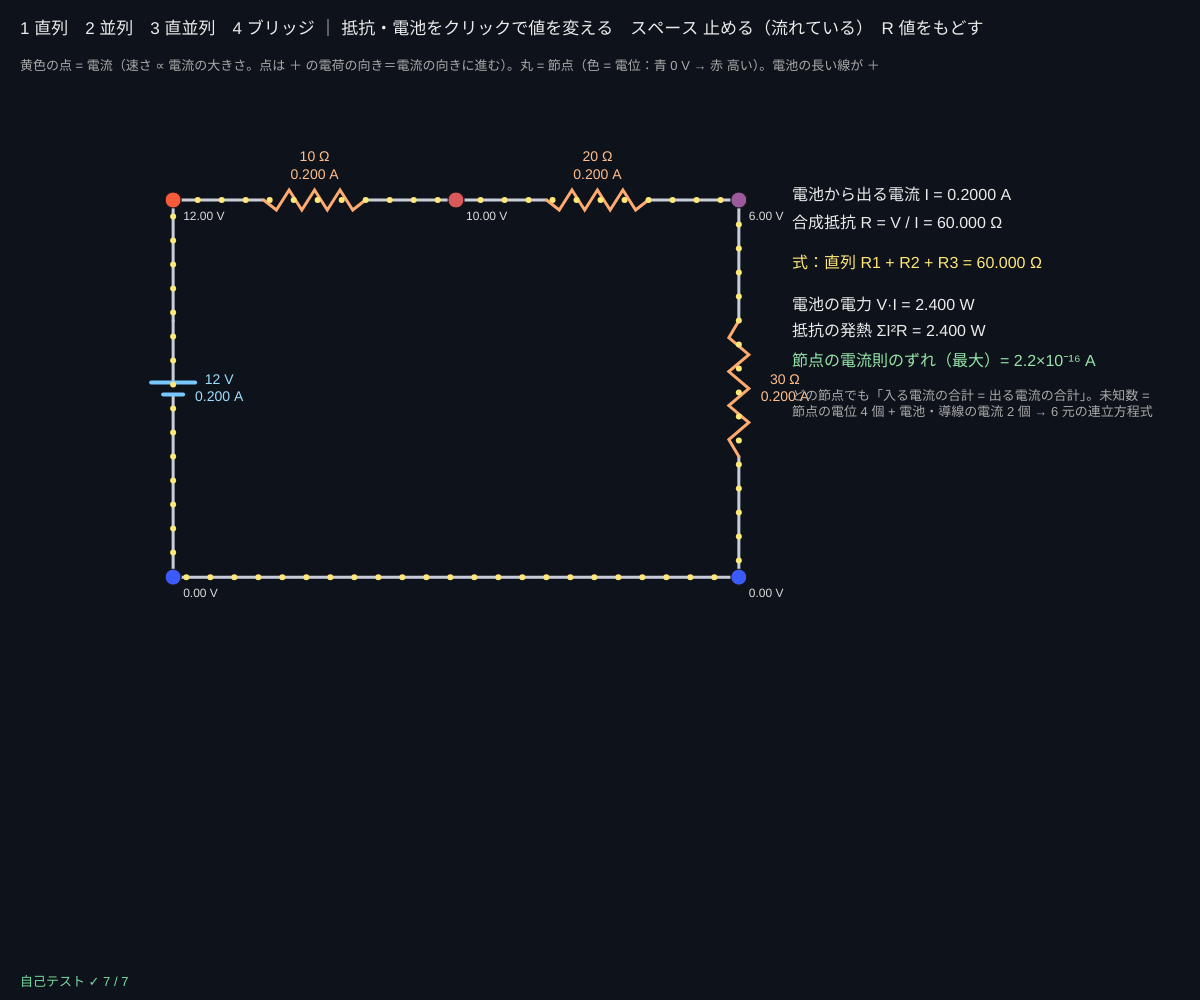
Frame 1 (no input)
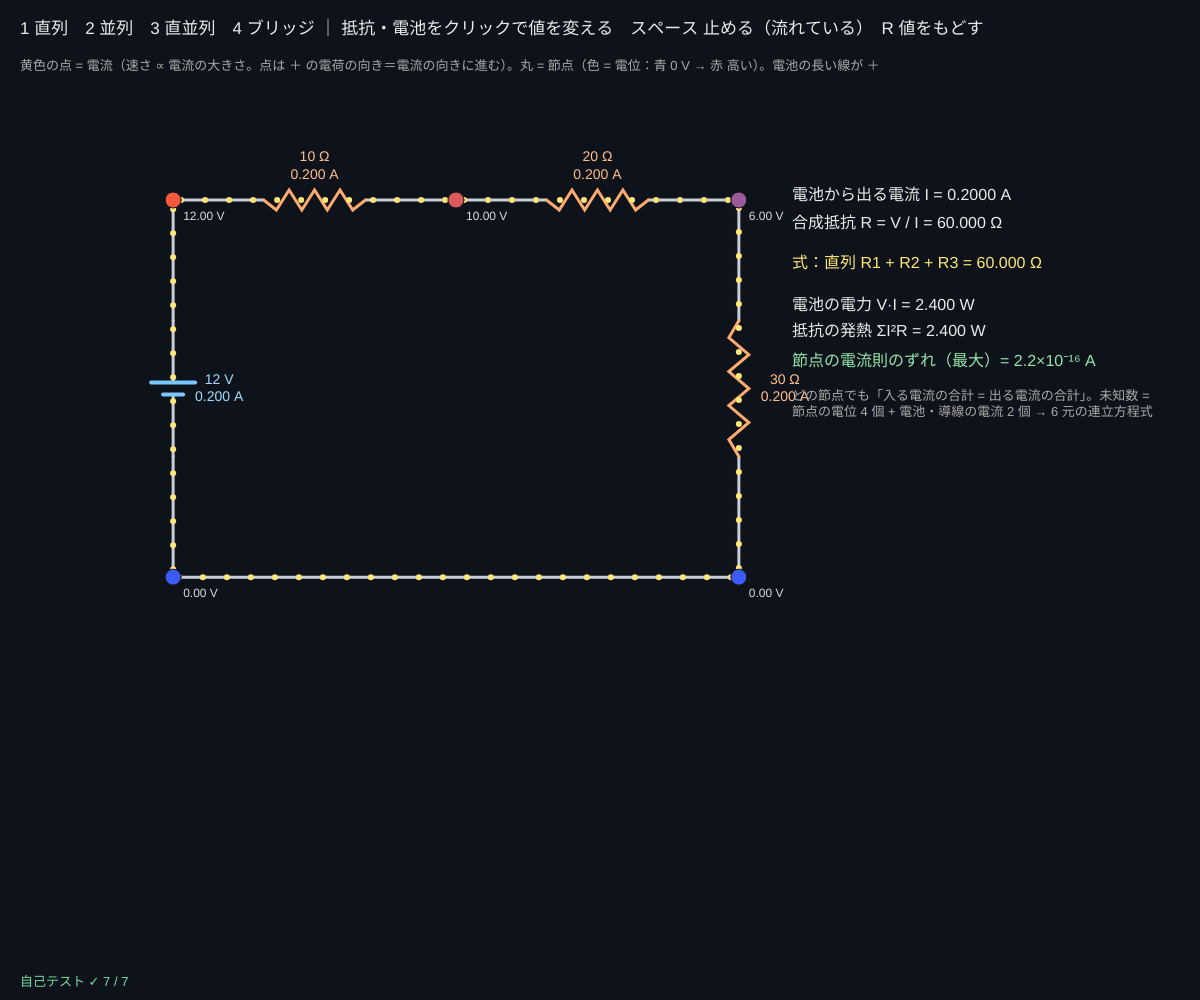
Frame 60 (no input)
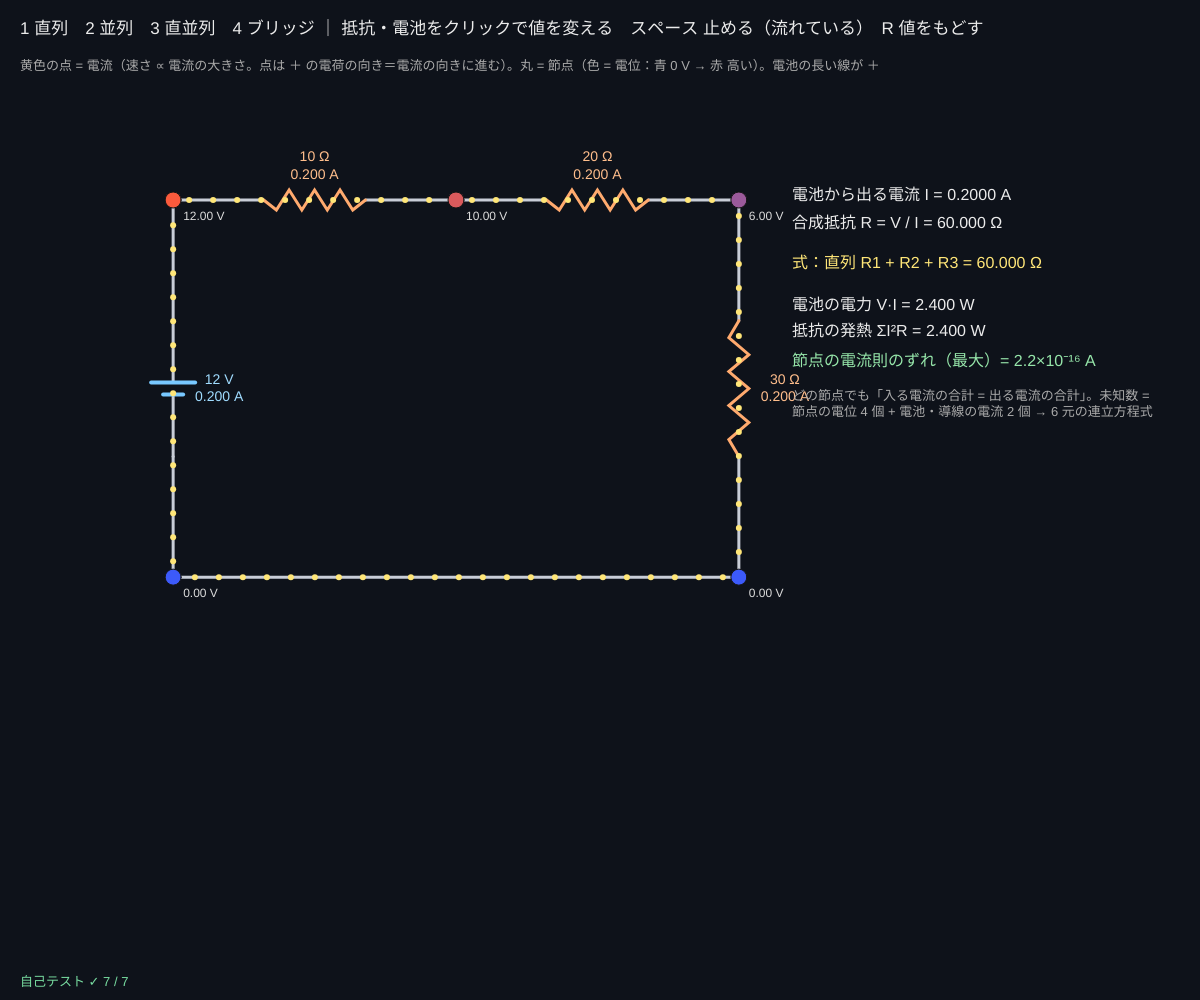
Frame 120 (the mouse pressed at the canvas centre since frame 60)

The p5.js sketch that drew these frames (run headless with seeded random() and noise() and a simulated clock; from frame 60 on, the mouse is pressed at the canvas centre):

// p5.js sketch
// ── sketch.js
// ============================================
// 04 直流回路とキルヒホッフの法則 ─ 回路を「連立方程式」で解く（節点解析）
// 各点（節点）で 入る電流 = 出る電流（キルヒホッフの電流則）、電池は 2 点の電位差を決める。
// これを行列の連立方程式にして毎フレーム解き（ガウスの消去法）、電流を点の流れ、電位を色で描く
// 1〜4 = 回路 / 抵抗をクリック = 抵抗値を変える / 電池をクリック = 電圧を変える / スペース = 止める / R = 値をもどす
// ============================================

const RVALS = [5, 10, 20, 30, 40, 50, 100];   // ★ クリックで切りかわる抵抗値 [Ω]
const VVALS = [3, 6, 8, 9, 12];                // ★ 電池の電圧 [V]
const DOT_SPEED = 160;                         // ★ 点の速さ：1 A で 1 秒に何 px 進むか
let circuit, sol, preset = 1, paused = false, UNIT = 90, ox = 120, oy = 190;

// 回路：要素 = { t: 'R' 抵抗 / 'V' 電池（p1 が −、p2 が ＋）/ 'W' 導線, p1, p2（格子の座標）, v（Ω か V）}
function makeCircuit(n) {
  let E = (t, x1, y1, x2, y2, v) => ({ t, p1: [x1, y1], p2: [x2, y2], v, ph: 0 });
  if (n === 1) return [E('V', 0, 4, 0, 0, 12), E('R', 0, 0, 3, 0, 10), E('R', 3, 0, 6, 0, 20), E('R', 6, 0, 6, 4, 30), E('W', 6, 4, 0, 4)];
  if (n === 2) return [E('V', 0, 4, 0, 0, 8), E('W', 0, 0, 2, 0), E('W', 2, 0, 4, 0), E('W', 4, 0, 6, 0), E('W', 0, 4, 2, 4), E('W', 2, 4, 4, 4), E('W', 4, 4, 6, 4),
    E('R', 2, 0, 2, 4, 10), E('R', 4, 0, 4, 4, 40), E('R', 6, 0, 6, 4, 20)];
  if (n === 3) return [E('V', 0, 4, 0, 0, 12), E('R', 0, 0, 3, 0, 20), E('R', 3, 0, 3, 4, 30), E('W', 3, 0, 6, 0), E('R', 6, 0, 6, 4, 30), E('W', 6, 4, 3, 4), E('W', 3, 4, 0, 4)];
  return [E('V', 0, 4, 0, 0, 12), E('W', 0, 0, 3, 0), E('W', 0, 4, 3, 4), E('R', 3, 0, 1.5, 2, 10), E('R', 3, 0, 4.5, 2, 20), E('R', 1.5, 2, 3, 4, 30), E('R', 4.5, 2, 3, 4, 50), E('R', 1.5, 2, 4.5, 2, 40)];
}

function setup() {
  createCanvas(windowWidth, windowHeight);
  UNIT = Math.min((width * 0.55) / 7, (height - 300) / 4.5); ox = 60 + UNIT * 1.2; oy = 200;
  circuit = makeCircuit(1); sol = solveCircuit(circuit);
  selfTest();
}

function draw() {
  background(14, 18, 26);
  sol = solveCircuit(circuit);                 // 毎フレーム解く（値を変えるとすぐ反映）
  let P = (p) => [ox + p[0] * UNIT, oy + p[1] * UNIT], Vmax = Math.max(1e-9, ...sol.V);
  circuit.forEach((e, k) => {
    let [x1, y1] = P(e.p1), [x2, y2] = P(e.p2), I = sol.I[k];
    drawElement(e, x1, y1, x2, y2);
    // 電流の点：p1 → p2 の向きに、速さ ∝ 電流
    if (!paused) e.ph = (e.ph + (I * DOT_SPEED * Math.min(deltaTime, 50)) / 1000) % 24;
    let L = Math.hypot(x2 - x1, y2 - y1);
    noStroke(); fill(255, 230, 120);
    if (Math.abs(I) > 1e-6) for (let s = ((e.ph % 24) + 24) % 24; s < L; s += 24) circle(x1 + ((x2 - x1) * s) / L, y1 + ((y2 - y1) * s) / L, 6);
    if (e.t !== 'W') {
      let mx = (x1 + x2) / 2, my = (y1 + y2) / 2, horiz = Math.abs(y2 - y1) < Math.abs(x2 - x1);
      fill(e.t === 'R' ? color(255, 190, 140) : color(160, 220, 255)); textSize(14); textAlign(CENTER, CENTER);
      text((e.t === 'R' ? e.v + ' Ω' : e.v + ' V') + '\n' + Math.abs(I).toFixed(3) + ' A', mx + (horiz ? 0 : 46), my + (horiz ? -34 : 0));
      textAlign(LEFT, BASELINE);
    }
  });
  // 節点：色 = 電位（青 0 V → 赤 最大）
  sol.nodes.forEach((p, i) => {
    let [x, y] = P(p), t = sol.V[i] / Vmax;
    stroke(20); strokeWeight(1); fill(60 + 190 * t, 90, 250 - 190 * t); circle(x, y, 16);
    noStroke(); fill(220); textSize(12); text(sol.V[i].toFixed(2) + ' V', x + 10, y + 20);
  });
  // ---- 右：数字
  let tx = width * 0.66, y = 200, bi = circuit.findIndex((e) => e.t === 'V'), Ib = sol.I[bi], Vb = circuit[bi].v;
  noStroke(); fill(235); textSize(16);
  text('電池から出る電流 I = ' + Ib.toFixed(4) + ' A', tx, y); y += 28;
  text('合成抵抗 R = V / I = ' + (Math.abs(Ib) > 1e-12 ? (Vb / Ib).toFixed(3) : '—') + ' Ω', tx, y); y += 28;
  fill(255, 230, 120); text(formulaText(), tx, y, width - tx - 16); y += 54;
  fill(235); text('電池の電力 V·I = ' + (Vb * Ib).toFixed(3) + ' W', tx, y); y += 26;
  text('抵抗の発熱 ΣI²R = ' + circuit.reduce((s, e, k) => s + (e.t === 'R' ? sol.I[k] * sol.I[k] * e.v : 0), 0).toFixed(3) + ' W', tx, y); y += 30;
  fill(150, 230, 170); text('節点の電流則のずれ（最大）= ' + sci(sol.kcl, 2) + ' A', tx, y); y += 24;
  fill(170); textSize(13);
  text('どの節点でも「入る電流の合計 = 出る電流の合計」。未知数 = 節点の電位 ' + (sol.nodes.length - 1) + ' 個 + 電池・導線の電流 ' + sol.nv + ' 個 → ' + sol.n + ' 元の連立方程式', tx, y, width - tx - 16);
  fill(235); textSize(17);
  text('1 直列　2 並列　3 直並列　4 ブリッジ ｜ 抵抗・電池をクリックで値を変える　スペース 止める（' + (paused ? '止めている' : '流れている') + '）　R 値をもどす', 20, 34);
  fill(170); textSize(13);
  text('黄色の点 = 電流（速さ ∝ 電流の大きさ。点は ＋ の電荷の向き＝電流の向きに進む）。丸 = 節点（色 = 電位：青 0 V → 赤 高い）。電池の長い線が ＋', 20, 60, width - 40);
  drawSelfTest(20, height - 14);
}

function formulaText() {
  let R = circuit.filter((e) => e.t === 'R').map((e) => e.v);
  if (preset === 1) return '式：直列 R1 + R2 + R3 = ' + (R[0] + R[1] + R[2]).toFixed(3) + ' Ω';
  if (preset === 2) return '式：並列 1 / (1/R1 + 1/R2 + 1/R3) = ' + (1 / (1 / R[0] + 1 / R[1] + 1 / R[2])).toFixed(3) + ' Ω';
  if (preset === 3) return '式：R1 + (R2 と R3 の並列) = ' + (R[0] + 1 / (1 / R[1] + 1 / R[2])).toFixed(3) + ' Ω';
  return 'ブリッジ：R1/R3 = R2/R4 のとき まん中（' + R[4] + ' Ω）に電流が流れない。いま R1/R3 = ' + (R[0] / R[2]).toFixed(3) + '、R2/R4 = ' + (R[1] / R[3]).toFixed(3);
}

function drawElement(e, x1, y1, x2, y2) {
  let L = Math.hypot(x2 - x1, y2 - y1), ux = (x2 - x1) / L, uy = (y2 - y1) / L, nx = -uy, ny = ux;
  stroke(200, 205, 215); strokeWeight(3); noFill();
  if (e.t === 'W') { line(x1, y1, x2, y2); return; }
  let a = L * 0.32, b = L * 0.68;
  line(x1, y1, x1 + ux * a, y1 + uy * a); line(x1 + ux * b, y1 + uy * b, x2, y2);
  if (e.t === 'R') {                           // ぎざぎざ（抵抗）
    stroke(255, 170, 110); beginShape();
    for (let i = 0; i <= 8; i++) { let s = a + ((b - a) * i) / 8, o = i === 0 || i === 8 ? 0 : i % 2 ? 10 : -10; vertex(x1 + ux * s + nx * o, y1 + uy * s + ny * o); }
    endShape();
  } else {                                     // 電池：短い線が −（p1 側）、長い線が ＋（p2 側）
    let m = L / 2;
    line(x1 + ux * a, y1 + uy * a, x1 + ux * (m - 6), y1 + uy * (m - 6)); line(x1 + ux * (m + 6), y1 + uy * (m + 6), x1 + ux * b, y1 + uy * b);
    stroke(120, 200, 255); strokeWeight(4);
    let c1 = [x1 + ux * (m - 6), y1 + uy * (m - 6)], c2 = [x1 + ux * (m + 6), y1 + uy * (m + 6)];
    line(c1[0] - nx * 10, c1[1] - ny * 10, c1[0] + nx * 10, c1[1] + ny * 10);
    line(c2[0] - nx * 22, c2[1] - ny * 22, c2[0] + nx * 22, c2[1] + ny * 22);
  }
}

function mousePressed() {
  let best = 16, hit = -1;
  circuit.forEach((e, k) => {
    if (e.t === 'W') return;
    let [x1, y1] = [ox + e.p1[0] * UNIT, oy + e.p1[1] * UNIT], [x2, y2] = [ox + e.p2[0] * UNIT, oy + e.p2[1] * UNIT];
    let d = distToSeg(mouseX, mouseY, x1, y1, x2, y2); if (d < best) { best = d; hit = k; }
  });
  if (hit < 0) return;
  let e = circuit[hit], list = e.t === 'R' ? RVALS : VVALS;
  e.v = list[(list.indexOf(e.v) + 1) % list.length];
}
function keyPressed() {
  if (key >= '1' && key <= '4') { preset = +key; circuit = makeCircuit(preset); }
  if (key === 'r' || key === 'R') circuit = makeCircuit(preset);
  if (key === ' ') paused = !paused;
}

// ---- 自己テスト：手で計算した電流と比べる
function selfTest() {
  selfTestResults = [];
  let s1 = solveCircuit(makeCircuit(1));
  check('直列 10 + 20 + 30 Ω、12 V → どこも 0.2 A', [1, 2, 3, 4].every((k) => near(Math.abs(s1.I[k]), 0.2, 1e-12)));
  let c2 = makeCircuit(2), s2 = solveCircuit(c2), ri = [7, 8, 9].map((k) => Math.abs(s2.I[k]));
  check('並列 10・40・20 Ω、8 V → 0.8・0.2・0.4 A、合成 5.714 Ω', near(ri[0], 0.8, 1e-12) && near(ri[1], 0.2, 1e-12) && near(ri[2], 0.4, 1e-12) && near(8 / Math.abs(s2.I[0]), 1 / (1 / 10 + 1 / 40 + 1 / 20), 1e-9));
  let c4 = makeCircuit(4); c4[3].v = 10; c4[4].v = 20; c4[5].v = 30; c4[6].v = 60;
  check('つりあったブリッジ（10/30 = 20/60）→ まん中の電流 0', Math.abs(solveCircuit(c4).I[7]) < 1e-12);
  check('どの回路でも、どの節点でも 入る = 出る（電流則）', [1, 2, 3, 4].every((n) => solveCircuit(makeCircuit(n)).kcl < 1e-12));
  let drop = [1, 2, 3].reduce((s, k) => s + Math.abs(s1.I[k]) * makeCircuit(1)[k].v, 0);
  check('一周の電圧降下の合計 = 電池の電圧（電圧則）', near(drop, 12, 1e-12));
  let x = gaussSolve([[2, 1, -1], [-3, -1, 2], [-2, 1, 2]], [8, -11, -3]);
  check('連立方程式を解く道具：2x+y−z=8 … → (2, 3, −1)', x && near(x[0], 2, 1e-12) && near(x[1], 3, 1e-12) && near(x[2], -1, 1e-12));
  let c3 = makeCircuit(3), s3 = solveCircuit(c3), Pr = c3.reduce((s, e, k) => s + (e.t === 'R' ? s3.I[k] * s3.I[k] * e.v : 0), 0);
  check('電池の電力 V·I = 抵抗の発熱 ΣI²R（エネルギー保存）', nearRel(12 * Math.abs(s3.I[0]), Pr, 1e-12));
  reportSelfTest();
}

// ---------- やってみよう ----------
// 1. 直列で、まん中の抵抗を 100 Ω にすると電流と各抵抗の電圧はどう変わる？
// 2. 並列で、1 本だけ 5 Ω にすると、ほかの 2 本の電流は変わる？ 電池の電流は？
// 3. ブリッジで、まん中の電流が 0 になる組み合わせを探そう（R1/R3 = R2/R4）
// 4. 電池の電力と、抵抗の発熱の合計が いつも同じになることを確かめよう
// 5. makeCircuit に 5 番目の回路（電池 2 つ、はしご形など）を足してみよう


// ==================================================
// ここから下は「電磁気の道具」（中身は読まなくても OK。消さないでね）
// ==================================================
// ---- 節点解析（電池・導線の電流も未知数にする「修正節点解析」）
// 未知数：節点の電位（最初の電池の − を 0 V とする）と、電池・導線を流れる電流
function solveCircuit(c) {
  let nodes = [], idx = (p) => { let i = nodes.findIndex((q) => Math.abs(q[0] - p[0]) < 1e-9 && Math.abs(q[1] - p[1]) < 1e-9); if (i < 0) { nodes.push(p); i = nodes.length - 1; } return i; };
  let g0 = idx(c.find((e) => e.t === 'V').p1);            // 0 V の点
  let ends = c.map((e) => [idx(e.p1), idx(e.p2)]);
  let vs = c.map((e, k) => (e.t === 'R' ? -1 : k)).filter((k) => k >= 0);
  let nn = nodes.length, row = (i) => (i < g0 ? i : i - 1), n = nn - 1 + vs.length;
  let A = Array.from({ length: n }, () => new Array(n).fill(0)), b = new Array(n).fill(0);
  c.forEach((e, k) => {
    let [a, bb] = ends[k];
    if (e.t === 'R') {                                     // 抵抗：コンダクタンス 1/R を 4 か所に
      let G = 1 / e.v;
      if (a !== g0) { A[row(a)][row(a)] += G; if (bb !== g0) A[row(a)][row(bb)] -= G; }
      if (bb !== g0) { A[row(bb)][row(bb)] += G; if (a !== g0) A[row(bb)][row(a)] -= G; }
    } else {                                               // 電池・導線：V(p2) − V(p1) = 電圧（導線は 0 V）
      let m = nn - 1 + vs.indexOf(k), v = e.t === 'V' ? e.v : 0;
      if (a !== g0) { A[row(a)][m] += 1; A[m][row(a)] -= 1; }
      if (bb !== g0) { A[row(bb)][m] -= 1; A[m][row(bb)] += 1; }
      b[m] = v;
    }
  });
  let x = gaussSolve(A, b) || new Array(n).fill(0);
  let V = nodes.map((_, i) => (i === g0 ? 0 : x[row(i)]));
  let I = c.map((e, k) => (e.t === 'R' ? (V[ends[k][0]] - V[ends[k][1]]) / e.v : x[nn - 1 + vs.indexOf(k)]));
  let net = new Array(nn).fill(0);                        // 確かめ：節点から出ていく電流の合計
  c.forEach((e, k) => { net[ends[k][0]] += I[k]; net[ends[k][1]] -= I[k]; });
  return { nodes, V, I, n, nv: vs.length, kcl: Math.max(...net.map(Math.abs)) };
}
// ---- ガウスの消去法（部分ピボット選択つき）。解けないときは null
function gaussSolve(A0, b0) {
  let n = b0.length, A = A0.map((r) => r.slice()), b = b0.slice();
  for (let c = 0; c < n; c++) {
    let p = c; for (let r = c + 1; r < n; r++) if (Math.abs(A[r][c]) > Math.abs(A[p][c])) p = r;
    if (Math.abs(A[p][c]) < 1e-14) return null;
    [A[c], A[p]] = [A[p], A[c]]; [b[c], b[p]] = [b[p], b[c]];
    for (let r = c + 1; r < n; r++) { let f = A[r][c] / A[c][c]; if (f === 0) continue; for (let k = c; k < n; k++) A[r][k] -= f * A[c][k]; b[r] -= f * b[c]; }
  }
  let x = new Array(n).fill(0);
  for (let r = n - 1; r >= 0; r--) { let s = b[r]; for (let k = r + 1; k < n; k++) s -= A[r][k] * x[k]; x[r] = s / A[r][r]; }
  return x;
}
function distToSeg(px, py, x1, y1, x2, y2) {
  let dx = x2 - x1, dy = y2 - y1, t = clampv(((px - x1) * dx + (py - y1) * dy) / (dx * dx + dy * dy), 0, 1);
  return Math.hypot(px - x1 - t * dx, py - y1 - t * dy);
}
// ---- 描く道具（どのスケッチも同じ）
function clampv(v, a, b) { return v < a ? a : v > b ? b : v; }
function polyline(pts) {               // 点が 2 つ以上あるときだけ折れ線を描く（[[x, y], ...]）
  if (!pts || pts.length < 2) return;
  beginShape(); for (let p of pts) vertex(p[0], p[1]); endShape();
}
function arrowTo(x1, y1, x2, y2, hs) {  // (x1, y1) → (x2, y2) の矢印。hs = 矢じりの大きさ
  let dx = x2 - x1, dy = y2 - y1, L = Math.hypot(dx, dy);
  if (!(L > 0.5)) return;
  line(x1, y1, x2, y2);
  let ux = dx / L, uy = dy / L, h = Math.min(hs || 8, L * 0.5);
  line(x2, y2, x2 - h * ux + h * 0.5 * uy, y2 - h * uy - h * 0.5 * ux);
  line(x2, y2, x2 - h * ux - h * 0.5 * uy, y2 - h * uy + h * 0.5 * ux);
}
const SUP = { '-': '⁻', '0': '⁰', '1': '¹', '2': '²', '3': '³', '4': '⁴', '5': '⁵', '6': '⁶', '7': '⁷', '8': '⁸', '9': '⁹' };
function sci(v, d) {                   // 0.000032 → "3.20×10⁻⁵"（大きい数・小さい数を読みやすく）
  if (!isFinite(v)) return '—';
  if (v === 0) return '0';
  let sig = d === undefined ? 3 : d, e = Math.floor(Math.log10(Math.abs(v)));
  if (e >= -2 && e <= 3) return v.toFixed(Math.max(0, sig - 1 - e));
  let m = v / Math.pow(10, e);
  return m.toFixed(sig - 1) + '×10' + String(e).split('').map((c) => SUP[c]).join('');
}
// グラフの枠：g = { x, y, w, h }。lo〜hi の範囲で、数字の配列 arr を左から右へ（cap 個ぶん）
function plotFrame(g, title, lo, hi) {
  noFill(); stroke(70, 80, 100); strokeWeight(1); rect(g.x, g.y, g.w, g.h);
  if (lo < 0 && hi > 0) { let y0 = g.y + g.h * (hi / (hi - lo)); stroke(70, 80, 100, 160); line(g.x, y0, g.x + g.w, y0); }
  noStroke(); fill(200); textSize(13); text(title, g.x + 4, g.y - 6);
  fill(140); textSize(11); text(sci(hi, 2), g.x + g.w + 4, g.y + 10); text(sci(lo, 2), g.x + g.w + 4, g.y + g.h);
}
function plotTrace(g, arr, lo, hi, cap) {
  if (!arr || arr.length < 2) return;
  noFill(); beginShape();
  for (let i = 0; i < arr.length; i++) vertex(g.x + (i / (cap - 1)) * g.w, g.y + g.h - clampv((arr[i] - lo) / (hi - lo), 0, 1) * g.h);
  endShape();
}
function pushCap(arr, v, cap) { arr.push(v); if (arr.length > cap) arr.shift(); }
// ---- 自己テストの道具
let selfTestResults = [];
function check(name, cond) { selfTestResults.push({ name, ok: !!cond }); }
function near(a, b, tol) { return a !== null && a !== undefined && isFinite(a) && Math.abs(a - b) <= (tol === undefined ? 1e-9 : tol); }
function nearRel(a, b, rel) { return near(a, b, Math.abs(b) * rel); }   // 相対誤差 rel 以内
function reportSelfTest() { for (let r of selfTestResults) (r.ok ? console.log : console.error)((r.ok ? '✓ ' : '✗ ') + r.name); }
function selfTestLine() { let n = selfTestResults.filter((r) => r.ok).length; return '自己テスト ' + (n === selfTestResults.length ? '✓ ' : '✗ ') + n + ' / ' + selfTestResults.length; }
function drawSelfTest(x, y) {
  noStroke(); textSize(13);
  if (selfTestResults.length > 0 && selfTestResults.every((r) => r.ok)) fill(120, 220, 160); else fill(255, 100, 90);
  text(selfTestLine(), x, y);
}
